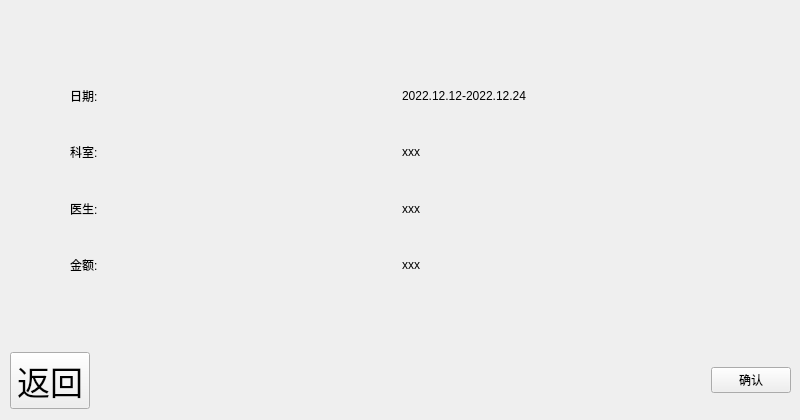
         <widget class="QWidget" name="tab_7">
          <attribute name="title">
           <string>1</string>
          </attribute>
          <widget class="QWidget" name="layoutWidget">
           <property name="geometry">
            <rect>
             <x>70</x>
             <y>70</y>
             <width>658</width>
             <height>220</height>
            </rect>
           </property>
           <layout class="QGridLayout" name="gridLayout_7">
            <item row="0" column="0">
             <widget class="QLabel" name="label_9">
              <property name="text">
               <string>日期:</string>
              </property>
             </widget>
            </item>
            <item row="0" column="1">
             <widget class="QLabel" name="label_16">
              <property name="text">
               <string>2022.12.12-2022.12.24</string>
              </property>
             </widget>
            </item>
            <item row="1" column="0">
             <widget class="QLabel" name="label_10">
              <property name="text">
               <string>科室:</string>
              </property>
             </widget>
            </item>
            <item row="1" column="1">
             <widget class="QLabel" name="label_15">
              <property name="text">
               <string>xxx</string>
              </property>
             </widget>
            </item>
            <item row="2" column="0">
             <widget class="QLabel" name="label_11">
              <property name="text">
               <string>医生:</string>
              </property>
             </widget>
            </item>
            <item row="2" column="1">
             <widget class="QLabel" name="label_14">
              <property name="text">
               <string>xxx</string>
              </property>
             </widget>
            </item>
            <item row="3" column="0">
             <widget class="QLabel" name="label_12">
              <property name="text">
               <string>金额:</string>
              </property>
             </widget>
            </item>
            <item row="3" column="1">
             <widget class="QLabel" name="label_13">
              <property name="text">
               <string>xxx</string>
              </property>
             </widget>
            </item>
           </layout>
          </widget>
          <widget class="QWidget" name="layoutWidget">
           <property name="geometry">
            <rect>
             <x>10</x>
             <y>350</y>
             <width>781</width>
             <height>61</height>
            </rect>
           </property>
           <layout class="QHBoxLayout" name="horizontalLayout_25">
            <item>
             <widget class="QPushButton" name="pushButton_back_8">
              <property name="font">
               <font>
                <pointsize>25</pointsize>
               </font>
              </property>
              <property name="text">
               <string>返回</string>
              </property>
              <property name="icon">
               <iconset resource="resources.qrc">
                <normaloff>:/images/back.png</normaloff>:/images/back.png</iconset>
              </property>
             </widget>
            </item>
            <item>
             <spacer name="horizontalSpacer_23">
              <property name="orientation">
               <enum>Qt::Horizontal</enum>
              </property>
              <property name="sizeHint" stdset="0">
               <size>
                <width>40</width>
                <height>20</height>
               </size>
              </property>
             </spacer>
            </item>
            <item>
             <widget class="QPushButton" name="pushButton_submit_8">
              <property name="text">
               <string>确认</string>
              </property>
              <property name="icon">
               <iconset resource="resources.qrc">
                <normaloff>:/images/ok.png</normaloff>:/images/ok.png</iconset>
              </property>
             </widget>
            </item>
           </layout>
          </widget>
         </widget>
